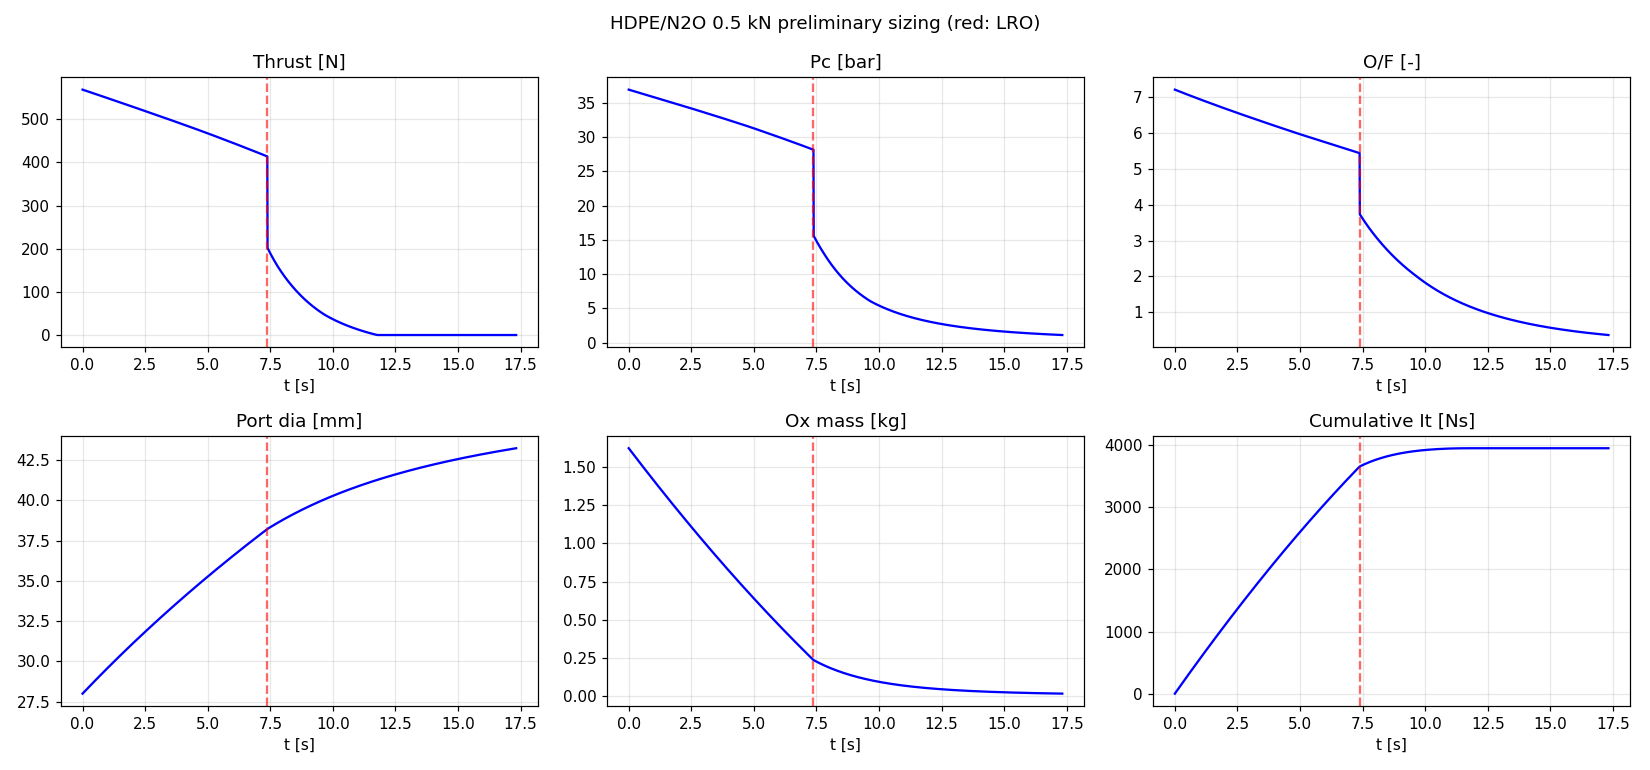

This figure's Python source:
"""Preliminary sizing run: HDPE/N2O, 0.5 kN, Itot ~ 4000 Ns (E6 demo)."""
import sys; sys.path.insert(0, '.')
import numpy as np
import hyprop.api as api

result = api.run(api.load_config("examples/hdpe_05kN.yaml"))
h, s = result.history, result.summary
lro = result.event_time("liquid_runout"); liq = h["t"] <= lro
print(f"It={s['total_impulse_ns']:.0f} Ns (liquid {np.trapz(h['thrust'][liq], h['t'][liq]):.0f})")
print(f"F_peak={s['peak_thrust_n']:.0f} N, F_mean_liq={h['thrust'][liq].mean():.0f} N")
print(f"Pc_peak={s['peak_pc_pa']/1e5:.1f} bar, LRO={lro:.2f} s, Isp={s['isp_mean_s']:.0f} s")

import matplotlib; matplotlib.use("Agg"); import matplotlib.pyplot as plt
df = h.to_dataframe()
fig, ax = plt.subplots(2, 3, figsize=(15, 7))
panels = [("thrust", "Thrust [N]", 1), ("pc", "Pc [bar]", 1e5),
          ("of", "O/F [-]", 1), ("d_port", "Port dia [mm]", 1e-3),
          ("m_ox", "Ox mass [kg]", 1), ("impulse", "Cumulative It [Ns]", 1)]
for a, (col, title, scale) in zip(ax.flat, panels):
    a.plot(df.t, df[col] / scale, 'b-')
    a.axvline(lro, ls='--', c='r', alpha=0.6)
    a.set_title(title); a.grid(alpha=0.3); a.set_xlabel("t [s]")
fig.suptitle("HDPE/N2O 0.5 kN preliminary sizing (red: LRO)")
fig.tight_layout(); fig.savefig("examples/sizing_hdpe_05kN.png", dpi=110)
print("Saved examples/sizing_hdpe_05kN.png")
